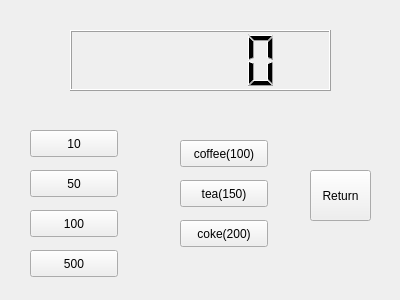
<?xml version="1.0" encoding="UTF-8"?>
<ui version="4.0">
 <class>Widget</class>
 <widget class="QWidget" name="Widget">
  <property name="geometry">
   <rect>
    <x>0</x>
    <y>0</y>
    <width>400</width>
    <height>300</height>
   </rect>
  </property>
  <property name="windowTitle">
   <string>Widget</string>
  </property>
  <widget class="QLCDNumber" name="lcdNumber">
   <property name="geometry">
    <rect>
     <x>70</x>
     <y>30</y>
     <width>261</width>
     <height>61</height>
    </rect>
   </property>
  </widget>
  <widget class="QPushButton" name="pb10">
   <property name="geometry">
    <rect>
     <x>30</x>
     <y>130</y>
     <width>88</width>
     <height>27</height>
    </rect>
   </property>
   <property name="text">
    <string>10</string>
   </property>
  </widget>
  <widget class="QPushButton" name="pb50">
   <property name="geometry">
    <rect>
     <x>30</x>
     <y>170</y>
     <width>88</width>
     <height>27</height>
    </rect>
   </property>
   <property name="text">
    <string>50</string>
   </property>
  </widget>
  <widget class="QPushButton" name="pb100">
   <property name="geometry">
    <rect>
     <x>30</x>
     <y>210</y>
     <width>88</width>
     <height>27</height>
    </rect>
   </property>
   <property name="text">
    <string>100</string>
   </property>
  </widget>
  <widget class="QPushButton" name="pb500">
   <property name="geometry">
    <rect>
     <x>30</x>
     <y>250</y>
     <width>88</width>
     <height>27</height>
    </rect>
   </property>
   <property name="text">
    <string>500</string>
   </property>
  </widget>
  <widget class="QPushButton" name="pbCoffee">
   <property name="geometry">
    <rect>
     <x>180</x>
     <y>140</y>
     <width>88</width>
     <height>27</height>
    </rect>
   </property>
   <property name="text">
    <string>coffee(100)</string>
   </property>
  </widget>
  <widget class="QPushButton" name="pbTea">
   <property name="geometry">
    <rect>
     <x>180</x>
     <y>180</y>
     <width>88</width>
     <height>27</height>
    </rect>
   </property>
   <property name="text">
    <string>tea(150)</string>
   </property>
  </widget>
  <widget class="QPushButton" name="pbCoke">
   <property name="geometry">
    <rect>
     <x>180</x>
     <y>220</y>
     <width>88</width>
     <height>27</height>
    </rect>
   </property>
   <property name="text">
    <string>coke(200)</string>
   </property>
  </widget>
  <widget class="QPushButton" name="pbReturn">
   <property name="geometry">
    <rect>
     <x>310</x>
     <y>170</y>
     <width>61</width>
     <height>51</height>
    </rect>
   </property>
   <property name="text">
    <string>Return</string>
   </property>
  </widget>
 </widget>
 <layoutdefault spacing="6" margin="11"/>
 <resources/>
 <connections/>
</ui>
